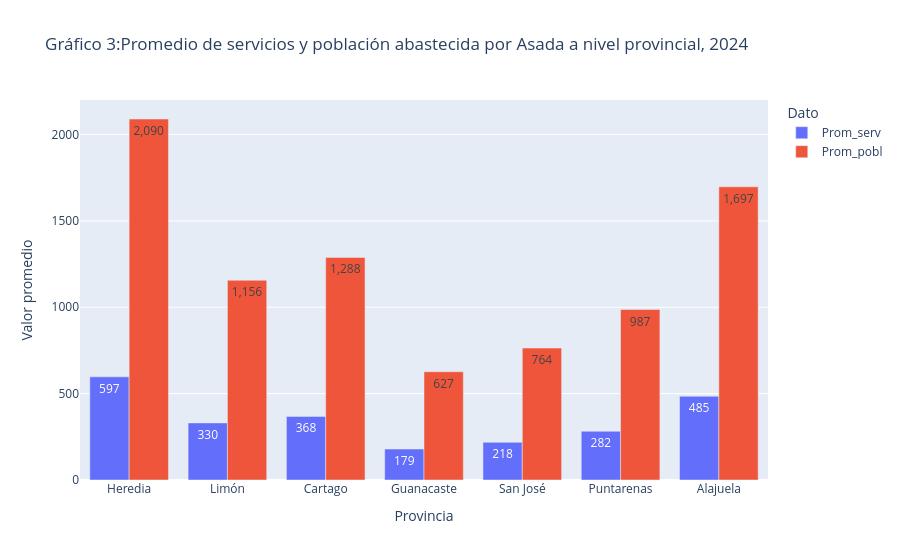

This figure's notebook cell:
### Markdown cell above
A través del Gráfico 2 observamos que Alajuela es la provincia que tiene más Asadas: 333; lo anterior es consecuente con lo visto en el Gráfico 1, ya que es la misma provincia que tiene más servicios y personas abastecidas por estos operadores. Sin embargo, cabe destacar que la segunda y tercera provincia con más Asadas son Guanacaste (299) y San José (261), distinto a lo que vemos en la cantidad de usuarios y población, donde Puntarenas es la provincia que se posiciona de segunda; en el departamento de cantidad de Asadas, esta provincia es la cuarta con 207 Asadas.

### Code cell
# Generación Gráfico 3

fig3 = px.bar(
    asadas_provincia.sort_values("Servicios_abastecidos", ascending=True),
    x="Provincia",
    y=["Prom_serv", "Prom_pobl"],
    barmode="group", # si las queremos agrupadas poner "stack"
    title="Gráfico 3:Promedio de servicios y población abastecida por Asada a nivel provincial, 2024",
    labels={"Provincia": " Provincia", "value": " Valor promedio", "variable": " Dato"},
    text_auto=",.0f"
)

# Nombres de las series en la leyenda, en lugar de los nombres de las columnas
fig3.for_each_trace(lambda traza: traza.update(name=traza.name.capitalize()))

fig3.show()

### Figure 1 — Plotly figure (JSON) as saved in the notebook; plotly's stock layout.template omitted (floating-point values rounded to 4 significant figures)
{"data": [{"alignmentgroup": "True", "hovertemplate": " Dato=Prom_serv<br> Provincia=%{x}<br> Valor promedio=%{y}<extra></extra>", "legendgroup": "Prom_serv", "marker": {"color": "#636efa", "pattern": {"shape": ""}}, "name": "Prom_serv", "offsetgroup": "Prom_serv", "orientation": "v", "showlegend": true, "textposition": "auto", "texttemplate": "%{y:,.0f}", "type": "bar", "x": ["Heredia", "Limón", "Cartago", "Guanacaste", "San José", "Puntarenas", "Alajuela"], "xaxis": "x", "y": [597.1, 330.4, 368.1, 179.1, 218.2, 282.0, 484.9], "yaxis": "y"}, {"alignmentgroup": "True", "hovertemplate": " Dato=Prom_pobl<br> Provincia=%{x}<br> Valor promedio=%{y}<extra></extra>", "legendgroup": "Prom_pobl", "marker": {"color": "#EF553B", "pattern": {"shape": ""}}, "name": "Prom_pobl", "offsetgroup": "Prom_pobl", "orientation": "v", "showlegend": true, "textposition": "auto", "texttemplate": "%{y:,.0f}", "type": "bar", "x": ["Heredia", "Limón", "Cartago", "Guanacaste", "San José", "Puntarenas", "Alajuela"], "xaxis": "x", "y": [2090.0, 1156.0, 1288.0, 626.8, 763.8, 986.9, 1697.0], "yaxis": "y"}], "layout": {"barmode": "group", "legend": {"title": {"text": " Dato"}, "tracegroupgap": 0}, "title": {"text": "Gráfico 3:Promedio de servicios y población abastecida por Asada a nivel provincial, 2024"}, "xaxis": {"anchor": "y", "domain": [0, 1], "title": {"text": " Provincia"}}, "yaxis": {"anchor": "x", "domain": [0, 1], "title": {"text": " Valor promedio"}}}}
